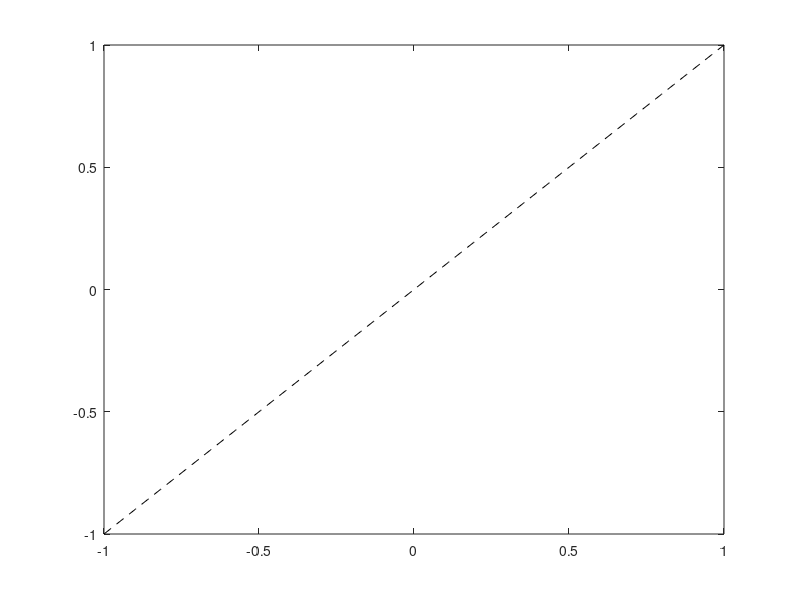

Reproduce this figure in MATLAB. (Note: this script raises an error after producing the figure.)
%% Finding the relationship between a continuous and discrete
% evaluation of a norm of a linear function and sine function
% ==============================================================
clc
clear
close all
FONT = 12;  % fontsize for graphs

%% Number of points to discretize the integration interval:
M = 100;

%% Discretizing the integration interval:
a = -1; b = 1;          % integration boundaries
step = (b-a)/(M - 1);   % discretization step
x = [a:step:b];         % x-axis discretization

%% Functions to be calculated (linear function and sine function):
L3 = x;          % L3 as a vector
L4 = sin(x);     % L4 as a vector

%% Approximation of a definite integral of L3 and L4 function:
Area_L3 = trapz(x,L3);  % approximation to the area below L3
Area_L4 = trapz(x,L4);  % approximation to the area below L4

%% Approximation of the inner product of L3 and L4:
IP = L3.*L4;            % multiplying the two functions L3 and L4

% Discrete calculation of the inner product:
IP_t = trapz(x, IP);        % discrete using trapz()
IP_d = dot(L3, L4);         % discrete using dot()

%% Approximation of the norm of function L3:
L3_L3 = L3.^2;              % multiplying L3 with itself

% Discrete calculation of the norm:
NL3_t = trapz(x,L3_L3);     % discrete using trapz()
NL3_n = norm(L3)^2/(M/2);	% discrete using norm()
NL3_d = dot(L3,L3)/(M/2);	% discrete using dot()

% Continuous calculation of the norm:
NL3_a = NL3_t;

%% Approximation of the norm of function L4:
L4_L4 = L4.^2;              % multiplying L4 with itself

% Discrete calculation of the norm:
NL4_t = trapz(x,L4_L4);     % discrete using trapz()
NL4_n = norm(L4)^2/(M/2);	% discrete using norm()
NL4_d = dot(L4,L4)/(M/2);	% discrete using dot()

% Continuous calculation of the norm:
NL4_a = NL4_t;

%% Matlab output:
disp(['Number of points for discretization: ', num2str(M)])
disp([' '])
disp(['Inner product of L3 and L4 using trapz: ', num2str(IP_t)])
disp(['Inner product of L3 and L4 using dot: ', num2str(IP_d)])
disp([' '])
disp(['Discrete norm of L3 using trapz: ', num2str(NL3_t)])
disp(['Discrete norm of L3 using norm: ', num2str(NL3_n)])
disp(['Discrete norm of L3 using dot: ', num2str(NL3_d)])
disp(['Continuous norm of L3 with analytical solution: ', ...
    num2str(NL3_a)])
disp([' '])
disp(['Discrete norm of L4 using trapz: ', num2str(NL4_t)])
disp(['Discrete norm of L4 using norm: ', num2str(NL4_n)])
disp(['Discrete norm of L4 using dot: ', num2str(NL4_d)])
disp(['Continuous norm of L4 with analytical solution: ', ...
    num2str(NL4_a)])
disp([' '])
disp(['Norm squared and dot product were divided by M/2.'])

%% Graph plot:
hfig1 = figure(1);

plot(x,L3, 'k--')
[M] = AXIS(FONT);
set(gcf, 'color', 'w');
hold on
plot(x,L4, 'b-')
[M] = AXIS(FONT);
set(gcf, 'color', 'w');

legend('L3', 'L4')
